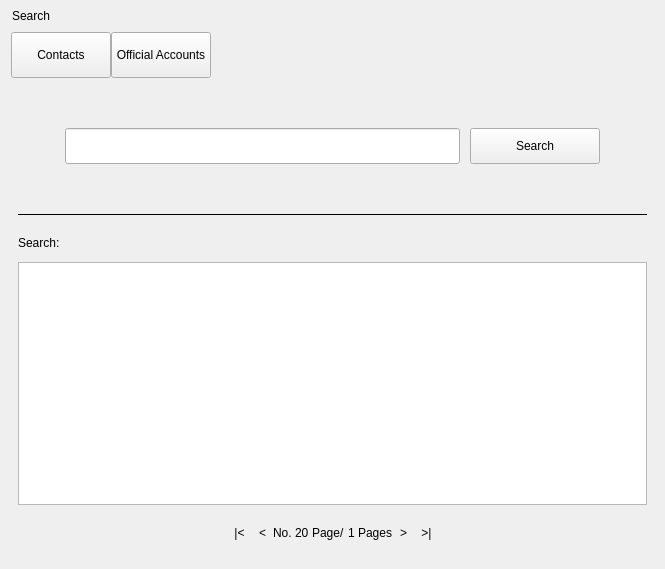
<?xml version="1.0" encoding="UTF-8"?>
<ui version="4.0">
 <class>SearchDialog</class>
 <widget class="QDialog" name="SearchDialog">
  <property name="geometry">
   <rect>
    <x>0</x>
    <y>0</y>
    <width>665</width>
    <height>569</height>
   </rect>
  </property>
  <property name="windowTitle">
   <string>SearchDialog</string>
  </property>
  <layout class="QVBoxLayout" name="verticalLayoutMain" stretch="0,0,1">
   <property name="spacing">
    <number>0</number>
   </property>
   <property name="leftMargin">
    <number>0</number>
   </property>
   <property name="topMargin">
    <number>0</number>
   </property>
   <property name="rightMargin">
    <number>0</number>
   </property>
   <property name="bottomMargin">
    <number>0</number>
   </property>
   <item>
    <widget class="QWidget" name="titleBar" native="true">
     <property name="minimumSize">
      <size>
       <width>0</width>
       <height>32</height>
      </size>
     </property>
     <property name="maximumSize">
      <size>
       <width>16777215</width>
       <height>32</height>
      </size>
     </property>
     <layout class="QHBoxLayout" name="horizontalLayout_2" stretch="0,1,0">
      <property name="leftMargin">
       <number>12</number>
      </property>
      <property name="topMargin">
       <number>0</number>
      </property>
      <property name="rightMargin">
       <number>0</number>
      </property>
      <property name="bottomMargin">
       <number>0</number>
      </property>
      <item>
       <widget class="QLabel" name="title">
        <property name="text">
         <string>Search</string>
        </property>
       </widget>
      </item>
      <item>
       <spacer name="horizontalSpacer">
        <property name="orientation">
         <enum>Qt::Horizontal</enum>
        </property>
        <property name="sizeHint" stdset="0">
         <size>
          <width>40</width>
          <height>20</height>
         </size>
        </property>
       </spacer>
      </item>
      <item>
       <layout class="QVBoxLayout" name="verticalLayout">
        <property name="spacing">
         <number>0</number>
        </property>
        <item>
         <layout class="QHBoxLayout" name="horizontalLayout">
          <item>
           <widget class="QPushButton" name="btnMinimize">
            <property name="text">
             <string/>
            </property>
            <property name="flat">
             <bool>true</bool>
            </property>
           </widget>
          </item>
          <item>
           <widget class="QPushButton" name="btnClose">
            <property name="text">
             <string/>
            </property>
            <property name="flat">
             <bool>true</bool>
            </property>
           </widget>
          </item>
         </layout>
        </item>
        <item>
         <spacer name="verticalSpacer">
          <property name="orientation">
           <enum>Qt::Vertical</enum>
          </property>
          <property name="sizeHint" stdset="0">
           <size>
            <width>20</width>
            <height>40</height>
           </size>
          </property>
         </spacer>
        </item>
       </layout>
      </item>
     </layout>
    </widget>
   </item>
   <item>
    <widget class="QWidget" name="searchInputWidget" native="true">
     <layout class="QVBoxLayout" name="verticalLayout_3">
      <property name="spacing">
       <number>0</number>
      </property>
      <property name="leftMargin">
       <number>0</number>
      </property>
      <property name="topMargin">
       <number>0</number>
      </property>
      <property name="rightMargin">
       <number>0</number>
      </property>
      <property name="bottomMargin">
       <number>0</number>
      </property>
      <item>
       <widget class="QWidget" name="searchTabWidget" native="true">
        <property name="minimumSize">
         <size>
          <width>0</width>
          <height>46</height>
         </size>
        </property>
        <property name="maximumSize">
         <size>
          <width>16777215</width>
          <height>46</height>
         </size>
        </property>
        <layout class="QHBoxLayout" name="horizontalLayout_3">
         <property name="spacing">
          <number>0</number>
         </property>
         <property name="topMargin">
          <number>0</number>
         </property>
         <property name="rightMargin">
          <number>0</number>
         </property>
         <property name="bottomMargin">
          <number>0</number>
         </property>
         <item>
          <widget class="QPushButton" name="tabSearchPeople">
           <property name="minimumSize">
            <size>
             <width>100</width>
             <height>46</height>
            </size>
           </property>
           <property name="text">
            <string>Contacts</string>
           </property>
           <property name="checkable">
            <bool>true</bool>
           </property>
          </widget>
         </item>
         <item>
          <widget class="QPushButton" name="tabSearchSubscription">
           <property name="minimumSize">
            <size>
             <width>100</width>
             <height>46</height>
            </size>
           </property>
           <property name="text">
            <string>Official Accounts</string>
           </property>
           <property name="checkable">
            <bool>true</bool>
           </property>
          </widget>
         </item>
         <item>
          <spacer name="horizontalSpacer_2">
           <property name="orientation">
            <enum>Qt::Horizontal</enum>
           </property>
           <property name="sizeHint" stdset="0">
            <size>
             <width>319</width>
             <height>20</height>
            </size>
           </property>
          </spacer>
         </item>
        </layout>
       </widget>
      </item>
      <item>
       <widget class="QStackedWidget" name="searchStackedWidget">
        <property name="minimumSize">
         <size>
          <width>0</width>
          <height>135</height>
         </size>
        </property>
        <property name="maximumSize">
         <size>
          <width>16777215</width>
          <height>135</height>
         </size>
        </property>
        <property name="currentIndex">
         <number>0</number>
        </property>
        <widget class="QWidget" name="pageSearchPeople">
         <layout class="QGridLayout" name="gridLayout_2">
          <property name="leftMargin">
           <number>0</number>
          </property>
          <property name="topMargin">
           <number>0</number>
          </property>
          <property name="rightMargin">
           <number>0</number>
          </property>
          <property name="bottomMargin">
           <number>0</number>
          </property>
          <property name="horizontalSpacing">
           <number>10</number>
          </property>
          <property name="verticalSpacing">
           <number>0</number>
          </property>
          <item row="0" column="1">
           <spacer name="verticalSpacer_4">
            <property name="orientation">
             <enum>Qt::Vertical</enum>
            </property>
            <property name="sizeHint" stdset="0">
             <size>
              <width>20</width>
              <height>40</height>
             </size>
            </property>
           </spacer>
          </item>
          <item row="1" column="0">
           <spacer name="horizontalSpacer_5">
            <property name="orientation">
             <enum>Qt::Horizontal</enum>
            </property>
            <property name="sizeHint" stdset="0">
             <size>
              <width>40</width>
              <height>20</height>
             </size>
            </property>
           </spacer>
          </item>
          <item row="1" column="1">
           <widget class="QLineEdit" name="lineEditName">
            <property name="minimumSize">
             <size>
              <width>395</width>
              <height>36</height>
             </size>
            </property>
            <property name="maximumSize">
             <size>
              <width>395</width>
              <height>36</height>
             </size>
            </property>
           </widget>
          </item>
          <item row="1" column="2">
           <widget class="QPushButton" name="btnSearchPeople">
            <property name="minimumSize">
             <size>
              <width>130</width>
              <height>36</height>
             </size>
            </property>
            <property name="maximumSize">
             <size>
              <width>130</width>
              <height>36</height>
             </size>
            </property>
            <property name="text">
             <string>Search</string>
            </property>
            <property name="default">
             <bool>true</bool>
            </property>
           </widget>
          </item>
          <item row="1" column="3">
           <spacer name="horizontalSpacer_6">
            <property name="orientation">
             <enum>Qt::Horizontal</enum>
            </property>
            <property name="sizeHint" stdset="0">
             <size>
              <width>40</width>
              <height>20</height>
             </size>
            </property>
           </spacer>
          </item>
          <item row="2" column="1">
           <spacer name="verticalSpacer_5">
            <property name="orientation">
             <enum>Qt::Vertical</enum>
            </property>
            <property name="sizeHint" stdset="0">
             <size>
              <width>20</width>
              <height>40</height>
             </size>
            </property>
           </spacer>
          </item>
         </layout>
        </widget>
        <widget class="QWidget" name="pageSearchSubscription">
         <layout class="QGridLayout" name="gridLayout">
          <property name="leftMargin">
           <number>0</number>
          </property>
          <property name="topMargin">
           <number>0</number>
          </property>
          <property name="rightMargin">
           <number>0</number>
          </property>
          <property name="bottomMargin">
           <number>0</number>
          </property>
          <property name="horizontalSpacing">
           <number>10</number>
          </property>
          <property name="verticalSpacing">
           <number>0</number>
          </property>
          <item row="0" column="1">
           <spacer name="verticalSpacer_2">
            <property name="orientation">
             <enum>Qt::Vertical</enum>
            </property>
            <property name="sizeHint" stdset="0">
             <size>
              <width>20</width>
              <height>47</height>
             </size>
            </property>
           </spacer>
          </item>
          <item row="1" column="0">
           <spacer name="horizontalSpacer_3">
            <property name="orientation">
             <enum>Qt::Horizontal</enum>
            </property>
            <property name="sizeHint" stdset="0">
             <size>
              <width>21</width>
              <height>20</height>
             </size>
            </property>
           </spacer>
          </item>
          <item row="1" column="1">
           <widget class="QLineEdit" name="lineEditSubscription">
            <property name="minimumSize">
             <size>
              <width>395</width>
              <height>36</height>
             </size>
            </property>
            <property name="maximumSize">
             <size>
              <width>395</width>
              <height>36</height>
             </size>
            </property>
           </widget>
          </item>
          <item row="1" column="2">
           <widget class="QPushButton" name="btnSearchSubscription">
            <property name="minimumSize">
             <size>
              <width>130</width>
              <height>36</height>
             </size>
            </property>
            <property name="maximumSize">
             <size>
              <width>130</width>
              <height>36</height>
             </size>
            </property>
            <property name="text">
             <string>Search</string>
            </property>
            <property name="default">
             <bool>true</bool>
            </property>
           </widget>
          </item>
          <item row="1" column="3">
           <spacer name="horizontalSpacer_4">
            <property name="orientation">
             <enum>Qt::Horizontal</enum>
            </property>
            <property name="sizeHint" stdset="0">
             <size>
              <width>21</width>
              <height>20</height>
             </size>
            </property>
           </spacer>
          </item>
          <item row="2" column="1">
           <spacer name="verticalSpacer_3">
            <property name="orientation">
             <enum>Qt::Vertical</enum>
            </property>
            <property name="sizeHint" stdset="0">
             <size>
              <width>20</width>
              <height>46</height>
             </size>
            </property>
           </spacer>
          </item>
         </layout>
        </widget>
       </widget>
      </item>
     </layout>
    </widget>
   </item>
   <item>
    <widget class="QWidget" name="searchResultWidget" native="true">
     <layout class="QVBoxLayout" name="verticalLayout_2" stretch="0,1">
      <property name="spacing">
       <number>20</number>
      </property>
      <property name="leftMargin">
       <number>18</number>
      </property>
      <property name="topMargin">
       <number>0</number>
      </property>
      <property name="rightMargin">
       <number>18</number>
      </property>
      <property name="bottomMargin">
       <number>20</number>
      </property>
      <item>
       <widget class="QFrame" name="frame">
        <property name="frameShape">
         <enum>QFrame::HLine</enum>
        </property>
        <property name="frameShadow">
         <enum>QFrame::Plain</enum>
        </property>
       </widget>
      </item>
      <item>
       <widget class="QStackedWidget" name="resultStackedWidget">
        <property name="currentIndex">
         <number>0</number>
        </property>
        <widget class="QWidget" name="pageResult">
         <layout class="QVBoxLayout" name="verticalLayout_4" stretch="0,1,0">
          <property name="spacing">
           <number>12</number>
          </property>
          <property name="leftMargin">
           <number>0</number>
          </property>
          <property name="topMargin">
           <number>0</number>
          </property>
          <property name="rightMargin">
           <number>0</number>
          </property>
          <property name="bottomMargin">
           <number>0</number>
          </property>
          <item>
           <layout class="QHBoxLayout" name="horizontalLayout_4" stretch="0,1">
            <item>
             <widget class="QLabel" name="searchTag">
              <property name="text">
               <string>Search:</string>
              </property>
             </widget>
            </item>
            <item>
             <widget class="QLabel" name="labelSearchCondition">
              <property name="text">
               <string/>
              </property>
             </widget>
            </item>
           </layout>
          </item>
          <item>
           <widget class="QTableWidget" name="tableWidget"/>
          </item>
          <item>
           <widget class="QWidget" name="pageBar" native="true">
            <property name="minimumSize">
             <size>
              <width>0</width>
              <height>32</height>
             </size>
            </property>
            <property name="maximumSize">
             <size>
              <width>16777215</width>
              <height>32</height>
             </size>
            </property>
            <layout class="QHBoxLayout" name="horizontalLayout_5">
             <property name="spacing">
              <number>0</number>
             </property>
             <property name="leftMargin">
              <number>0</number>
             </property>
             <property name="topMargin">
              <number>0</number>
             </property>
             <property name="rightMargin">
              <number>0</number>
             </property>
             <property name="bottomMargin">
              <number>0</number>
             </property>
             <item>
              <spacer name="horizontalSpacer_7">
               <property name="orientation">
                <enum>Qt::Horizontal</enum>
               </property>
               <property name="sizeHint" stdset="0">
                <size>
                 <width>40</width>
                 <height>20</height>
                </size>
               </property>
              </spacer>
             </item>
             <item>
              <widget class="QToolButton" name="pBtnBegin">
               <property name="toolTip">
                <string>First Page</string>
               </property>
               <property name="text">
                <string>|&lt;</string>
               </property>
               <property name="icon">
                <iconset resource="../inst.qrc">
                 <normaloff>:/images/Icon_89.png</normaloff>:/images/Icon_89.png</iconset>
               </property>
               <property name="iconSize">
                <size>
                 <width>16</width>
                 <height>16</height>
                </size>
               </property>
               <property name="autoRaise">
                <bool>true</bool>
               </property>
              </widget>
             </item>
             <item>
              <widget class="QToolButton" name="pBtnPrevious">
               <property name="toolTip">
                <string>Prev Page</string>
               </property>
               <property name="text">
                <string>&lt;</string>
               </property>
               <property name="icon">
                <iconset resource="../inst.qrc">
                 <normaloff>:/images/Icon_91.png</normaloff>:/images/Icon_91.png</iconset>
               </property>
               <property name="iconSize">
                <size>
                 <width>16</width>
                 <height>16</height>
                </size>
               </property>
               <property name="autoRaise">
                <bool>true</bool>
               </property>
              </widget>
             </item>
             <item>
              <layout class="QHBoxLayout" name="horizontalLayout_6">
               <property name="spacing">
                <number>3</number>
               </property>
               <item>
                <widget class="QLabel" name="label">
                 <property name="text">
                  <string>No.</string>
                 </property>
                </widget>
               </item>
               <item>
                <widget class="QLabel" name="leditPage">
                 <property name="text">
                  <string>20</string>
                 </property>
                </widget>
               </item>
               <item>
                <widget class="QLabel" name="label_2">
                 <property name="text">
                  <string>Page/</string>
                 </property>
                </widget>
               </item>
               <item>
                <widget class="QLabel" name="labPageCount">
                 <property name="text">
                  <string>1</string>
                 </property>
                </widget>
               </item>
               <item>
                <widget class="QLabel" name="label_3">
                 <property name="text">
                  <string>Pages</string>
                 </property>
                </widget>
               </item>
              </layout>
             </item>
             <item>
              <widget class="QToolButton" name="pBtnNext">
               <property name="toolTip">
                <string>Next Page</string>
               </property>
               <property name="text">
                <string>&gt;</string>
               </property>
               <property name="icon">
                <iconset resource="../inst.qrc">
                 <normaloff>:/images/Icon_92.png</normaloff>:/images/Icon_92.png</iconset>
               </property>
               <property name="iconSize">
                <size>
                 <width>16</width>
                 <height>16</height>
                </size>
               </property>
               <property name="autoRaise">
                <bool>true</bool>
               </property>
              </widget>
             </item>
             <item>
              <widget class="QToolButton" name="pBtnEnd">
               <property name="toolTip">
                <string>Last Page</string>
               </property>
               <property name="text">
                <string>&gt;|</string>
               </property>
               <property name="icon">
                <iconset resource="../inst.qrc">
                 <normaloff>:/images/Icon_90.png</normaloff>:/images/Icon_90.png</iconset>
               </property>
               <property name="iconSize">
                <size>
                 <width>16</width>
                 <height>16</height>
                </size>
               </property>
               <property name="autoRaise">
                <bool>true</bool>
               </property>
              </widget>
             </item>
             <item>
              <spacer name="horizontalSpacer_8">
               <property name="orientation">
                <enum>Qt::Horizontal</enum>
               </property>
               <property name="sizeHint" stdset="0">
                <size>
                 <width>40</width>
                 <height>20</height>
                </size>
               </property>
              </spacer>
             </item>
            </layout>
           </widget>
          </item>
         </layout>
        </widget>
        <widget class="QWidget" name="pageSearching">
         <layout class="QVBoxLayout" name="verticalLayout_5" stretch="1,0,0,3">
          <property name="spacing">
           <number>9</number>
          </property>
          <item>
           <spacer name="verticalSpacer_6">
            <property name="orientation">
             <enum>Qt::Vertical</enum>
            </property>
            <property name="sizeHint" stdset="0">
             <size>
              <width>20</width>
              <height>48</height>
             </size>
            </property>
           </spacer>
          </item>
          <item>
           <layout class="QHBoxLayout" name="horizontalLayout_7">
            <item>
             <spacer name="horizontalSpacer_9">
              <property name="orientation">
               <enum>Qt::Horizontal</enum>
              </property>
              <property name="sizeHint" stdset="0">
               <size>
                <width>40</width>
                <height>20</height>
               </size>
              </property>
             </spacer>
            </item>
            <item>
             <widget class="QLabel" name="labelLoading">
              <property name="minimumSize">
               <size>
                <width>16</width>
                <height>16</height>
               </size>
              </property>
              <property name="maximumSize">
               <size>
                <width>16</width>
                <height>16</height>
               </size>
              </property>
              <property name="text">
               <string/>
              </property>
             </widget>
            </item>
            <item>
             <spacer name="horizontalSpacer_10">
              <property name="orientation">
               <enum>Qt::Horizontal</enum>
              </property>
              <property name="sizeHint" stdset="0">
               <size>
                <width>40</width>
                <height>20</height>
               </size>
              </property>
             </spacer>
            </item>
           </layout>
          </item>
          <item>
           <layout class="QHBoxLayout" name="horizontalLayout_8">
            <item>
             <spacer name="horizontalSpacer_11">
              <property name="orientation">
               <enum>Qt::Horizontal</enum>
              </property>
              <property name="sizeHint" stdset="0">
               <size>
                <width>40</width>
                <height>20</height>
               </size>
              </property>
             </spacer>
            </item>
            <item>
             <widget class="QLabel" name="labelTip">
              <property name="text">
               <string>Search...</string>
              </property>
             </widget>
            </item>
            <item>
             <spacer name="horizontalSpacer_12">
              <property name="orientation">
               <enum>Qt::Horizontal</enum>
              </property>
              <property name="sizeHint" stdset="0">
               <size>
                <width>40</width>
                <height>20</height>
               </size>
              </property>
             </spacer>
            </item>
           </layout>
          </item>
          <item>
           <spacer name="verticalSpacer_7">
            <property name="orientation">
             <enum>Qt::Vertical</enum>
            </property>
            <property name="sizeHint" stdset="0">
             <size>
              <width>20</width>
              <height>151</height>
             </size>
            </property>
           </spacer>
          </item>
         </layout>
        </widget>
        <widget class="QWidget" name="pageStart">
         <layout class="QGridLayout" name="gridLayout_4">
          <item row="2" column="1">
           <widget class="QLabel" name="label_8">
            <property name="styleSheet">
             <string notr="true">font: 12pt; color: rgb(128, 128, 128);</string>
            </property>
            <property name="text">
             <string>Input key word</string>
            </property>
            <property name="alignment">
             <set>Qt::AlignCenter</set>
            </property>
           </widget>
          </item>
          <item row="1" column="1">
           <widget class="QLabel" name="label_5">
            <property name="minimumSize">
             <size>
              <width>280</width>
              <height>154</height>
             </size>
            </property>
            <property name="maximumSize">
             <size>
              <width>280</width>
              <height>154</height>
             </size>
            </property>
            <property name="text">
             <string/>
            </property>
            <property name="pixmap">
             <pixmap resource="../inst.qrc">:/images/Icon_120.png</pixmap>
            </property>
            <property name="scaledContents">
             <bool>false</bool>
            </property>
           </widget>
          </item>
          <item row="0" column="1">
           <spacer name="verticalSpacer_8">
            <property name="orientation">
             <enum>Qt::Vertical</enum>
            </property>
            <property name="sizeHint" stdset="0">
             <size>
              <width>20</width>
              <height>28</height>
             </size>
            </property>
           </spacer>
          </item>
          <item row="1" column="2">
           <spacer name="horizontalSpacer_14">
            <property name="orientation">
             <enum>Qt::Horizontal</enum>
            </property>
            <property name="sizeHint" stdset="0">
             <size>
              <width>156</width>
              <height>20</height>
             </size>
            </property>
           </spacer>
          </item>
          <item row="1" column="0">
           <spacer name="horizontalSpacer_13">
            <property name="orientation">
             <enum>Qt::Horizontal</enum>
            </property>
            <property name="sizeHint" stdset="0">
             <size>
              <width>157</width>
              <height>20</height>
             </size>
            </property>
           </spacer>
          </item>
          <item row="4" column="1">
           <spacer name="verticalSpacer_9">
            <property name="orientation">
             <enum>Qt::Vertical</enum>
            </property>
            <property name="sizeHint" stdset="0">
             <size>
              <width>20</width>
              <height>28</height>
             </size>
            </property>
           </spacer>
          </item>
          <item row="3" column="1">
           <widget class="QLabel" name="label_9">
            <property name="styleSheet">
             <string notr="true">font: 12pt; color: rgb(128, 128, 128);</string>
            </property>
            <property name="text">
             <string>Find something interesting</string>
            </property>
            <property name="alignment">
             <set>Qt::AlignCenter</set>
            </property>
           </widget>
          </item>
         </layout>
        </widget>
        <widget class="QWidget" name="pageNoResult">
         <layout class="QGridLayout" name="gridLayout_5">
          <item row="2" column="1">
           <widget class="QLabel" name="label_4">
            <property name="styleSheet">
             <string notr="true">font: 12pt; color: rgb(128, 128, 128);</string>
            </property>
            <property name="text">
             <string>No search result</string>
            </property>
            <property name="alignment">
             <set>Qt::AlignCenter</set>
            </property>
            <property name="wordWrap">
             <bool>false</bool>
            </property>
           </widget>
          </item>
          <item row="0" column="1">
           <spacer name="verticalSpacer_10">
            <property name="orientation">
             <enum>Qt::Vertical</enum>
            </property>
            <property name="sizeHint" stdset="0">
             <size>
              <width>20</width>
              <height>19</height>
             </size>
            </property>
           </spacer>
          </item>
          <item row="1" column="0">
           <spacer name="horizontalSpacer_15">
            <property name="orientation">
             <enum>Qt::Horizontal</enum>
            </property>
            <property name="sizeHint" stdset="0">
             <size>
              <width>157</width>
              <height>20</height>
             </size>
            </property>
           </spacer>
          </item>
          <item row="1" column="2">
           <spacer name="horizontalSpacer_16">
            <property name="orientation">
             <enum>Qt::Horizontal</enum>
            </property>
            <property name="sizeHint" stdset="0">
             <size>
              <width>156</width>
              <height>20</height>
             </size>
            </property>
           </spacer>
          </item>
          <item row="4" column="1">
           <spacer name="verticalSpacer_11">
            <property name="orientation">
             <enum>Qt::Vertical</enum>
            </property>
            <property name="sizeHint" stdset="0">
             <size>
              <width>20</width>
              <height>19</height>
             </size>
            </property>
           </spacer>
          </item>
          <item row="1" column="1">
           <widget class="QLabel" name="label_6">
            <property name="minimumSize">
             <size>
              <width>280</width>
              <height>155</height>
             </size>
            </property>
            <property name="maximumSize">
             <size>
              <width>280</width>
              <height>155</height>
             </size>
            </property>
            <property name="text">
             <string/>
            </property>
            <property name="pixmap">
             <pixmap resource="../inst.qrc">:/images/Icon_121.png</pixmap>
            </property>
           </widget>
          </item>
          <item row="3" column="1">
           <widget class="QLabel" name="label_7">
            <property name="styleSheet">
             <string notr="true">font: 12pt; color: rgb(128, 128, 128);</string>
            </property>
            <property name="text">
             <string>Please retry with another key word</string>
            </property>
            <property name="alignment">
             <set>Qt::AlignCenter</set>
            </property>
           </widget>
          </item>
         </layout>
        </widget>
       </widget>
      </item>
     </layout>
    </widget>
   </item>
  </layout>
 </widget>
 <layoutdefault spacing="6" margin="11"/>
 <tabstops>
  <tabstop>btnSearchSubscription</tabstop>
  <tabstop>lineEditSubscription</tabstop>
  <tabstop>btnSearchPeople</tabstop>
  <tabstop>lineEditName</tabstop>
  <tabstop>btnClose</tabstop>
  <tabstop>tabSearchPeople</tabstop>
  <tabstop>tableWidget</tabstop>
  <tabstop>pBtnBegin</tabstop>
  <tabstop>pBtnPrevious</tabstop>
  <tabstop>pBtnNext</tabstop>
  <tabstop>pBtnEnd</tabstop>
  <tabstop>btnMinimize</tabstop>
 </tabstops>
 <resources>
  <include location="../inst.qrc"/>
 </resources>
 <connections/>
</ui>
